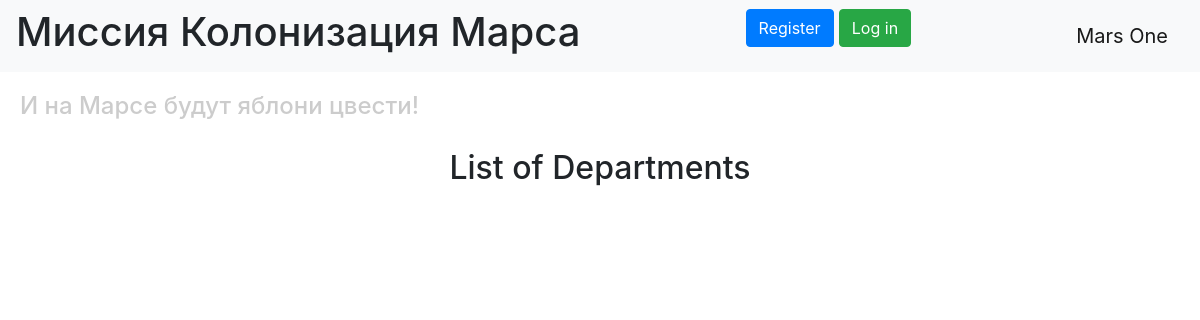
/departments, run on an earlier commit of the app's database.
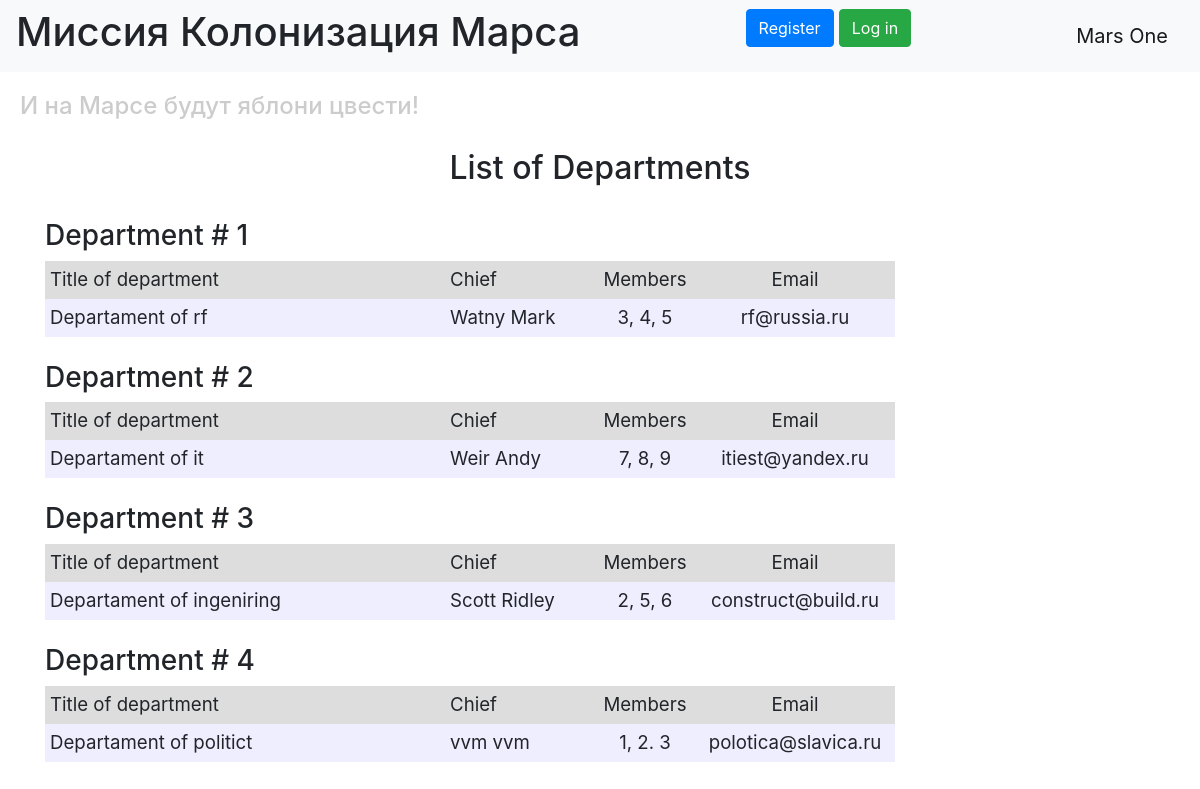
And on a later commit of the database.
### data/departments.py (models this page shows)
class Departments(SqlAlchemyBase, SerializerMixin):
    __tablename__ = 'departments'
    id = sqlalchemy.Column(sqlalchemy.Integer,
                           primary_key=True, autoincrement=True)
    title = sqlalchemy.Column(sqlalchemy.String)
    chief = sqlalchemy.Column(sqlalchemy.Integer, sqlalchemy.ForeignKey('users.id'))
    members = sqlalchemy.Column(sqlalchemy.String)
    email = sqlalchemy.Column(sqlalchemy.String)
    user = orm.relation('User')

### data/users.py (models this page shows, shortened)
class User(SqlAlchemyBase, UserMixin, SerializerMixin):
    __tablename__ = 'users'
    id = sqlalchemy.Column(sqlalchemy.Integer, primary_key=True, autoincrement=True)
    surname = sqlalchemy.Column(sqlalchemy.String, nullable=True)
    name = sqlalchemy.Column(sqlalchemy.String, nullable=True)
    age = sqlalchemy.Column(sqlalchemy.Integer, nullable=True)
    position = sqlalchemy.Column(sqlalchemy.String, nullable=True)
    speciality = sqlalchemy.Column(sqlalchemy.String, nullable=True)
    address = sqlalchemy.Column(sqlalchemy.String, nullable=True)
    email = sqlalchemy.Column(sqlalchemy.String, index=True, unique=True, nullable=True)
    hashed_password = sqlalchemy.Column(sqlalchemy.String, nullable=True)
    modifed_date = sqlalchemy.Column(sqlalchemy.DateTime, default=datetime.datetime.now)
    departments = orm.relation('Departments', back_populates='user')
    jobs = orm.relation("Jobs", back_populates='user')

### main.py (the view)
@app.route('/departments')
def departments():
    db_sess = db_session.create_session()
    dep = db_sess.query(Departments).all()
    users = db_sess.query(User).all()
    names = {name.id: (name.surname, name.name) for name in users}
    return render_template('depart.html', names=names, departments=dep)

### data/db_session.py (called while the page is built)
def create_session() -> Session:
    global __factory
    return __factory()

### templates/depart.html (shortened to what this page needs)
{% extends "base.html" %}
{% block content %}
<h2 align="center">List of Departments</h2>
<br>
{% for dep in departments %}
<h3>Department # {{ dep.id }}</h3>
<div class="table_container">
    <table class="my_table">
        <tr class="my_row">
            <td class="title" width="400px" bgcolor="#dddddd">Title of department</td>
            <td class="title" width="150px" bgcolor="#dddddd">Chief</td>
            <td class="title" width="100px" bgcolor="#dddddd" align="center">Members</td>
            <td class="title" width="200px" bgcolor="#dddddd" align="center">Email</td>
        </tr>
        <tr class="my_row">
            <td class="ordinary" bgcolor="#eeeeff">{{ dep.title.capitalize() }}</td>
            <td class="ordinary" bgcolor="#eeeeff">{{ names[dep.chief][0] }} {{ names[dep.chief][1] }}</td>
            <td class="ordinary" bgcolor="#eeeeff" align="center">{{ dep.members }}</td>
            <td class="ordinary" bgcolor="#eeeeff" align="center">{{ dep.email }}</td>
        </tr>
    </table>
</div>
<br>
{% endfor %}
{% endblock %}

### templates/base.html (shortened to what this page needs)
<!DOCTYPE html>
<html lang="en">
<head>
    <link rel="stylesheet" href="https://stackpath.bootstrapcdn.com/bootstrap/4.4.1/css/bootstrap.min.css"
>
    <link rel="stylesheet" type="text/css" href="../static/css/style.css"/>
</head>
<body>
<header>
    <nav class="navbar navbar-light bg-light">
        <h1>Миссия Колонизация Марса</h1>
        {% if current_user.is_authenticated %}
        <a class="navbar-brand" href="/logout">{{ current_user.name }} {{ current_user.surname }}</a>
        {% else %}
        <p>
            <a class="btn btn-primary " href="/register">Register</a>
            <a class="btn btn-success" href="/login">Log in</a>
        </p>
        {% endif %}
        <a class="navbar-brand" href="#">Mars One</a>
    </nav>
    <h4>И на Марсе будут яблони цвести!</h4>
</header>
<main role="main" class="container">
    {% block content %}{% endblock %}
</main>
</body>
</html>

### static/css/style.css (style rules this page uses)
td.title { background-color: "#dddddd"; align: "center"; font-size: 14pt; padding: 5px; }
td.ordinary { background-color: "#eeeeff"; align: "center"; font-size: 14pt; padding: 5px; }
h4 { color: #cccccc; padding: 20px; }
p { font-size: 14pt; }

What changed in the data, as far as the page shows it:
added Departments: id "1", title "Departament of rf", chief.surname "Watny", chief.name "Mark", members "3, 4, 5", email "rf@russia.ru"
added Departments: id "2", title "Departament of it", chief.surname "Weir", chief.name "Andy", members "7, 8, 9", email "itiest@yandex.ru"
added Departments: id "3", title "Departament of ingeniring", chief.surname "Scott", chief.name "Ridley", members "2, 5, 6", email "construct@build.ru"
added Departments: id "4", title "Departament of politict", chief.surname "vvm", chief.name "vvm", members "1, 2. 3", email "polotica@slavica.ru"
